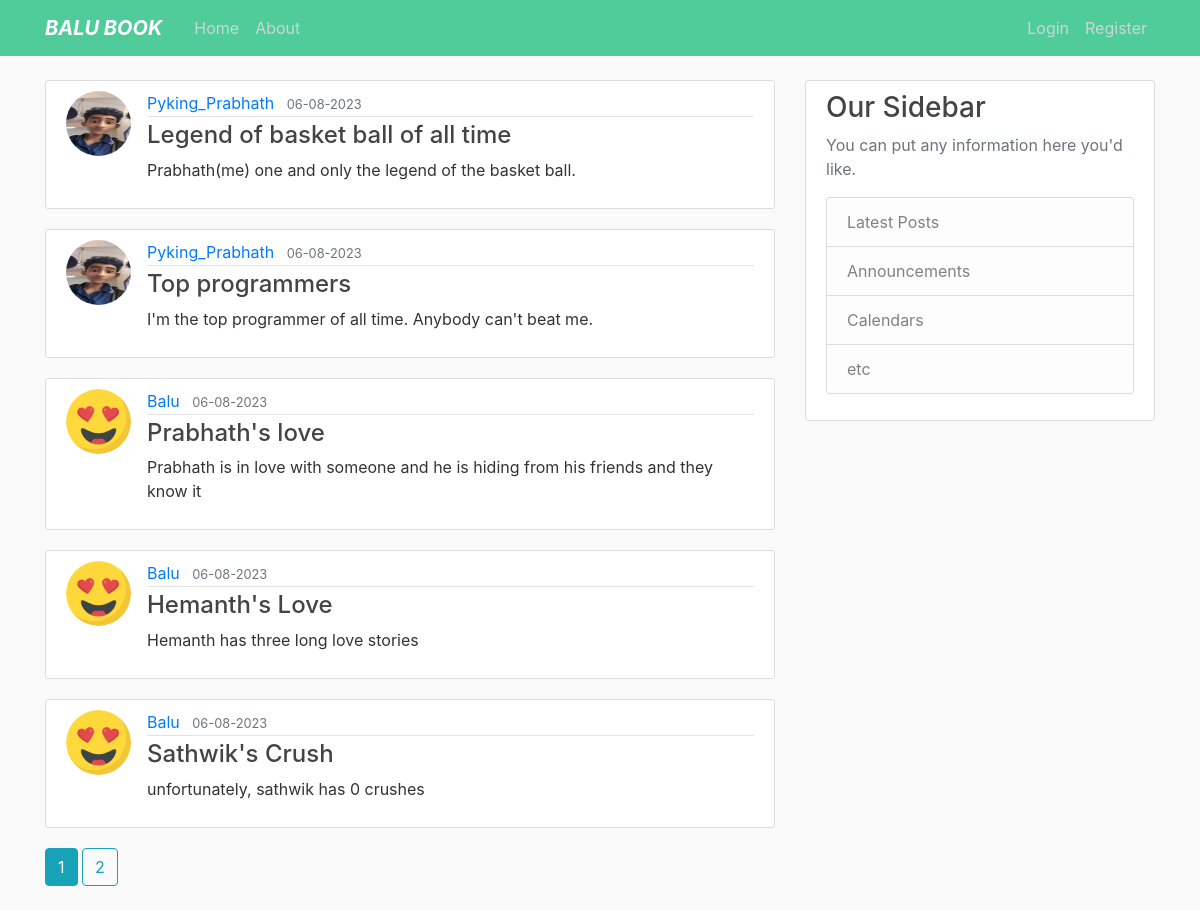
The page /home on the database its author committed.
### sathwik/models.py (models this page shows, shortened)
class Post(db.Model):
    id = db.Column(db.Integer,primary_key=True)
    title=db.Column(db.String(100),nullable=False)
    date_posted=db.Column(db.DateTime,nullable=False,default=datetime.utcnow)
    content = db.Column(db.Text,nullable=False)
    user_id = db.Column(db.Integer,db.ForeignKey('user.id'),nullable=False)

class User(db.Model,UserMixin):
    id = db.Column(db.Integer,primary_key=True)
    username=db.Column(db.String(15),unique=True,nullable=False)
    email=db.Column(db.String(15),unique=True,nullable=False)
    image_file=db.Column(db.String(20),nullable=False, default='default.png')
    password=db.Column(db.String(60),nullable=False)
    posts = db.relationship('Post',backref='author',lazy=True)

### sathwik/main/routes.py (the view)
@main.route('/')
@main.route('/home')
def home():
    page = request.args.get('page',1,type=int)
    posts=Post.query.order_by(Post.date_posted.desc()).paginate(page=page,per_page=5)
    return render_template("home.html",posts=posts)

### sathwik/templates/home.html
{% extends "layout.html" %} {% block content %} {% for post in posts.items %}
<article class="media content-section">
  <img
    class="rounded-circle article-img"
    src="{{url_for('static',filename='pictures/'+post.author.image_file)}}"
    alt=""
  />
  <div class="media-body">
    <div class="article-metadata">
      <a
        class="mr-2"
        href="{{url_for('users.user_posts',username=post.author.username)}}"
        >{{ post.author.username }}</a
      >
      <small class="text-muted"
        >{{ post.date_posted.strftime('%d-%m-%Y') }}</small
      >
    </div>
    <h4>
      <a class="article-title" href="{{url_for('posts.post',post_id=post.id)}} "
        >{{ post.title }}</a
      >
    </h4>
    <p class="article-content">{{ post.content }}</p>
  </div>
</article>
{% endfor %} {% for page_num in posts.iter_pages(left_edge=1, right_edge=1,
left_current=1, right_current=2) %} {% if page_num %} {% if posts.page ==
page_num %}
<a class="btn btn-info mb-4" href="{{ url_for('main.home', page=page_num) }}"
  >{{ page_num }}</a
>
{% else %}
<a
  class="btn btn-outline-info mb-4"
  href="{{ url_for('main.home', page=page_num) }}"
  >{{ page_num }}</a
>
{% endif %} {% else %} ... {% endif %} {% endfor %} {% endblock content %}

### sathwik/templates/layout.html (shortened to what this page needs)
<!DOCTYPE html>
<html lang="en">
  <head>
    <link rel="stylesheet" href="https://maxcdn.bootstrapcdn.com/bootstrap/4.0.0/css/bootstrap.min.css">
    <link
    rel="stylesheet" type="text/css" href="{{ url_for('static' , filename='main.css')}}" >
  </head>
  <body>
    <header class="site-header">
      <nav class="navbar navbar-expand-md navbar-dark bg-steel fixed-top">
        <div class="container">
          <a class="navbar-brand mr-4" href="/"><b><i> BALU BOOK</i></b></a>
          <div class="collapse navbar-collapse" id="navbarToggle">
            <div class="navbar-nav mr-auto">
              <a class="nav-item nav-link" href="{{url_for('main.home')}}">Home</a>
              <a class="nav-item nav-link" href="{{url_for('main.about')}}">About</a>
            </div>
            <div class="navbar-nav">
              {% if current_user.is_authenticated %}
              <a class="nav-item nav-link" href="{{url_for('posts.new_post')}}">New Post</a>
              <a class="nav-item nav-link" href="{{url_for('users.account')}}">Account</a>
              <a class="nav-item nav-link" href="{{url_for('users.logout')}}">Logout</a>
              {% else %}
              <a class="nav-item nav-link" href="{{url_for('users.login')}}">Login</a>
              <a class="nav-item nav-link" href="{{url_for('users.register')}}">Register</a>
              {% endif %}
            </div>
          </div>
        </div>
      </nav>
    </header>
    <main role="main" class="container" >
        <div class="row">
          <div class="col-md-8">
            {% block content %}{% endblock content%}
          </div>
          <div class="col-md-4" >
            <div class="content-section" >
              <h3>Our Sidebar</h3>
              <p class='text-muted'>You can put any information here you'd like.
                <ul class="list-group">
                  <li  class="list-group-item list-group-item-light">Latest Posts</li>
                  <li  class="list-group-item list-group-item-light">Announcements</li>
                  <li class="list-group-item list-group-item-light">Calendars</li>
                  <li  class="list-group-item list-group-item-light">etc</li>
                </ul>
              </p>
            </div>
          </div>
        </div>
      </main>
  </body>
</html>

### sathwik/static/main.css (style rules this page uses)
body { background: #fafafa; color: #333333; margin-top: 5rem; }
h1, h2, h3, h4, h5, h6 { color: #444444; }
.bg-steel { background-color: #4fcc9a; }
.site-header .navbar-nav .nav-link { color: #cbd5db; }
.content-section { background: #ffffff; padding: 10px 20px; border: 1px solid #dddddd; border-radius: 3px; margin-bottom: 20px; }
.article-title { color: #444444; }
.article-content { white-space: pre-line; }
.article-img { height: 65px; width: 65px; margin-right: 16px; }
.article-metadata { padding-bottom: 1px; margin-bottom: 4px; border-bottom: 1px solid #e3e3e3; }

### rows shown on the page
Post: image_file (picture), author.username "Pyking_Prabhath", date_posted "06-08-2023", title "Legend of basket ball of all time", content "Prabhath(me) one and only the legend of the basket ball."
Post: image_file (picture), author.username "Pyking_Prabhath", date_posted "06-08-2023", title "Top programmers", content "I'm the top programmer of all time. Anybody can't beat me."
Post: image_file (picture), author.username "Balu", date_posted "06-08-2023", title "Prabhath's love", content "Prabhath is in love with someone and he is hiding from his friends and they know it"
Post: image_file (picture), author.username "Balu", date_posted "06-08-2023", title "Hemanth's Love", content "Hemanth has three long love stories"
Post: image_file (picture), author.username "Balu", date_posted "06-08-2023", title "Sathwik's Crush", content "unfortunately, sathwik has 0 crushes"

### other values the page prints
{{ page_num }} "1"
{{ page_num }} "2"
